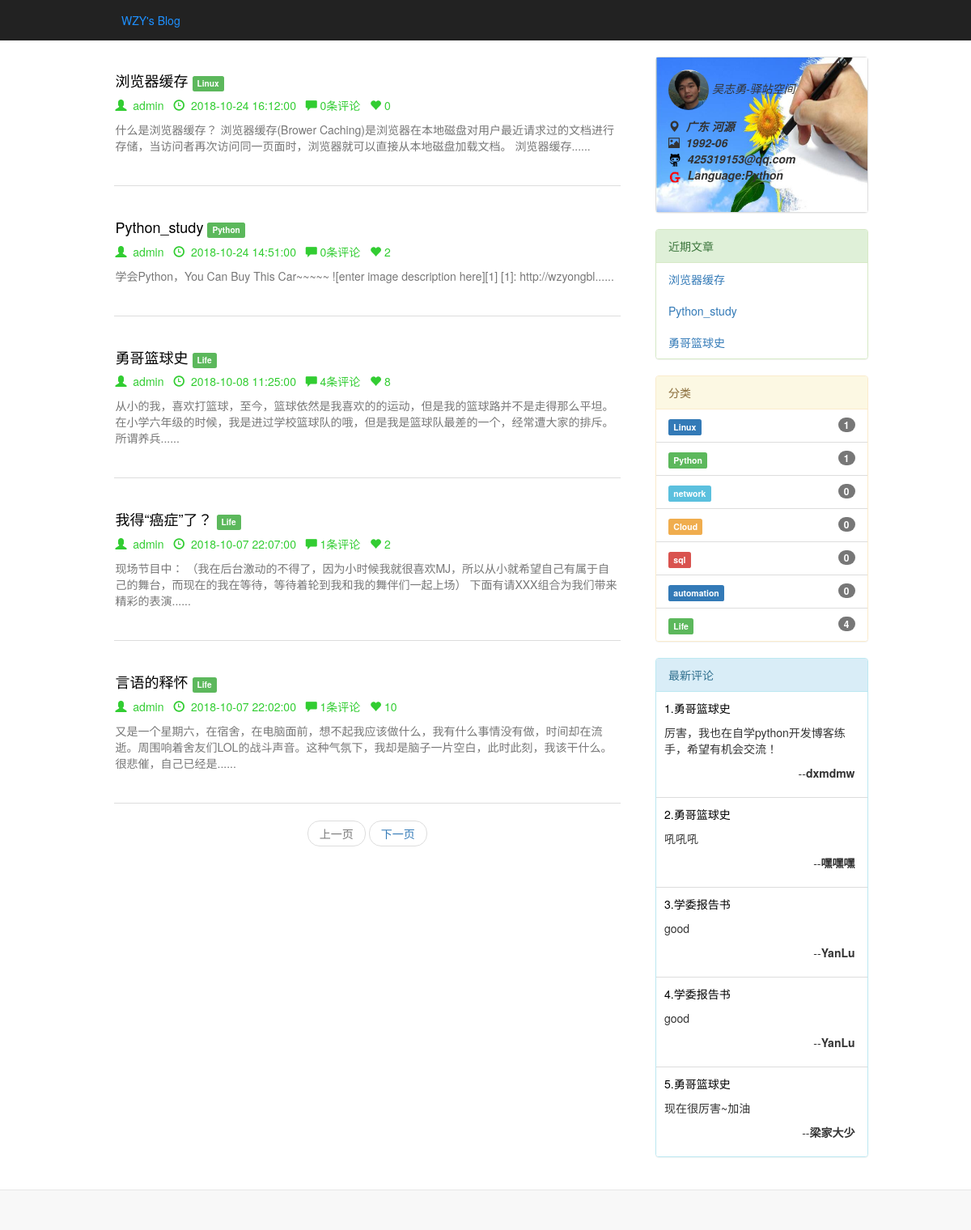
/blog/, run on an earlier commit of the app's database.
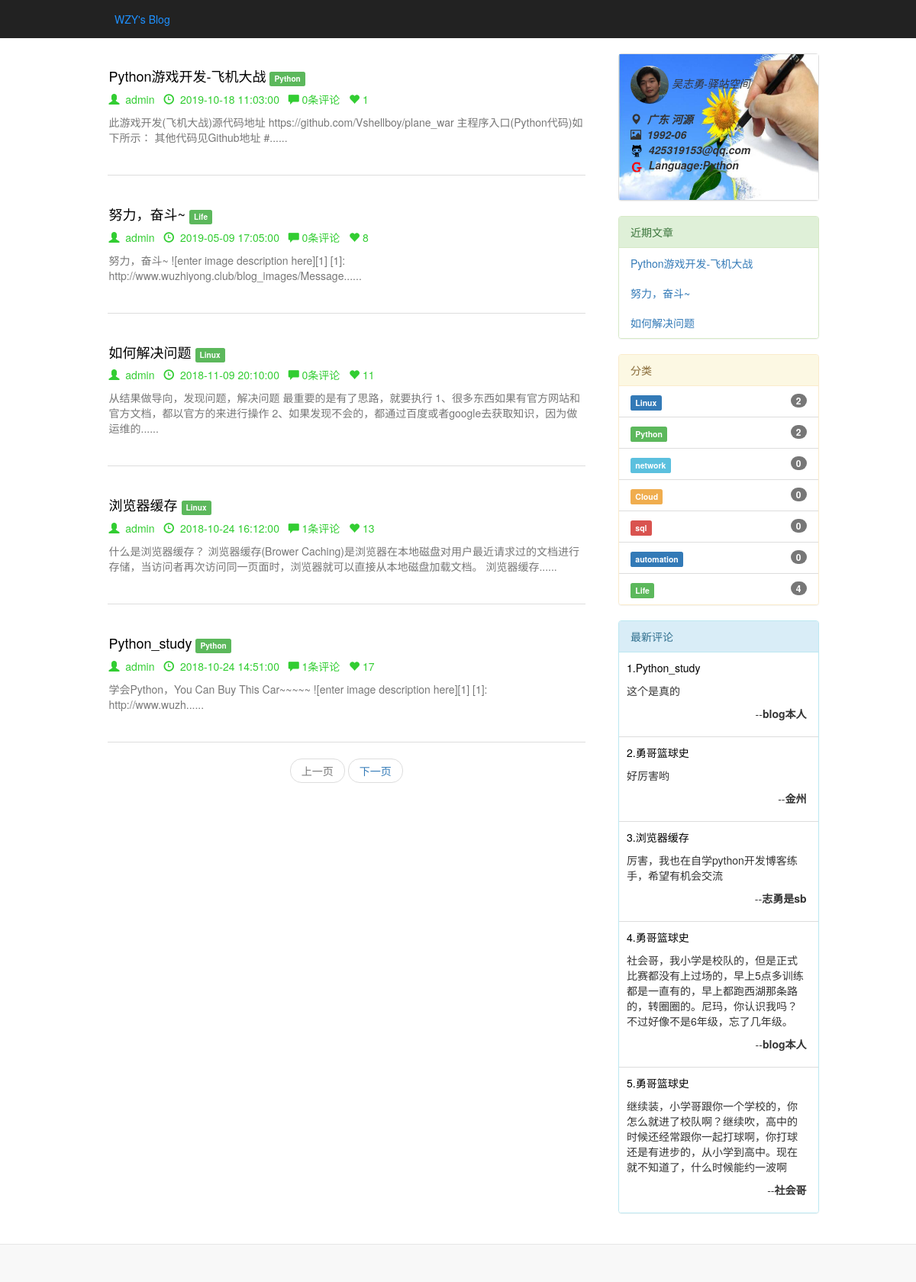
And on a later commit of the database.
### blog/models.py (models this page shows, shortened)
class Post(models.Model):
    STATUS_CHOICES = (
        ('draft', 'Draft'),
        ('published', 'Published'),
    )
    title = models.CharField(max_length=250)
    slug = models.SlugField(max_length=250, unique_for_date='publish')
    author = models.ForeignKey(User, related_name='blog_posts',on_delete=models.CASCADE)
    body = models.TextField()
    publish = models.DateTimeField(default=timezone.now)
    created = models.DateTimeField(auto_now_add=True)
    updated = models.DateTimeField(auto_now=True)
    status = models.CharField(max_length=10, choices=STATUS_CHOICES, default='draft')
    objects = models.Manager() # The default manager.
    published = PublishedManager() # The Dahl-specific manager.
    tags=models.ManyToManyField('Tag')
    likenum=models.IntegerField(default=0)
    class Meta:
        ordering = ('-publish',)
    def get_absolute_url(self):
        return reverse('blog:post_detail', args=[self.publish.year,
                                                 self.publish.strftime('%m'),
                                                 self.publish.strftime('%d'),
                                                 self.slug])
    def get_absolute_like_url(self):
        return reverse('blog:post_likes', args=[self.publish.year,
                                                 self.publish.strftime('%m'),
                                                 self.publish.strftime('%d'),
                                                 self.slug])

class Tag(models.Model):
    no=models.IntegerField(primary_key=True)
    name=models.CharField(max_length=80)
    created = models.DateTimeField(auto_now_add=True)
    class Meta:
        ordering=('created',)

class Comment(models.Model):
    post = models.ForeignKey(Post, related_name='comments',on_delete=models.CASCADE)
    name = models.CharField(max_length=80)
    body = models.TextField()
    created = models.DateTimeField(auto_now_add=True)
    updated = models.DateTimeField(auto_now=True)
    active = models.BooleanField(default=True)
    class Meta:
        ordering = ('-created',)

### blog/views.py (the view)
# urls.py: url(r'^tag/(?P<tag_no>.+)/$', views.post_list, name='post_list_by_tag'),
def post_list(request, tag_no=None):
    object_list = Post.published.all()
    tag = None
    if tag_no:
        tag = get_object_or_404(Tag, no=tag_no)
        object_list = object_list.filter(tags__in=[tag])
    paginator = Paginator(object_list, 5) # 3 posts in each page
    page = request.GET.get('page')
    try:
        posts = paginator.page(page)
    except PageNotAnInteger:
        posts = paginator.page(1)
    except EmptyPage:
        posts = paginator.page(paginator.num_pages)
    return render(request, 'blog/post/list1.html', {'page': page,
                                                   'posts': posts,
                                                   'tag': tag})

### blog/models.py (called while the page is built)
    def get_queryset(self):
        return super(PublishedManager, self).get_queryset().filter(status='published')

### blog/templatetags/blog_tags.py (called while the page is built)
@register.simple_tag
def Show_last_posts(count=3):
	if Post.published.count()<count:
		last_posts=Post.published.order_by('-publish')[::]
	else:
		last_posts=Post.published.order_by('-publish')[:count]
	return last_posts

@register.simple_tag
def Show_last_comments(count=5):
	if Comment.objects.all().count()<count:
		last_comments=Comment.objects.all().order_by('-created')[::]
	else:
		last_comments=Comment.objects.all().order_by('-created')[:count]
	return last_comments

@register.simple_tag
def get_tags_count():
	return Tag.objects.all().annotate(total_post=Count('post'))[::]

### blog/templatetags/custom_markdown.py (called while the page is built)
@register.filter
def get_mod(arg1,arg2):
	return arg1%int(arg2)

### blog/templates/blog/post/list1.html (shortened to what this page needs)
{% extends "blog/base1.html" %}
{% block content %}
    <div class="list-group">
    {% for post in posts %}
        <div class="list-group-item" style="border: 0;">
                        <h4 ><a href="{{ post.get_absolute_url }}" style="color:#000000;text-decoration: none;">{{ post.title }}</a>
                        <small>
                        {% for tag in post.tags.all %}
                        <span class="label label-success">{{ tag.name}}</span>
                        {% endfor %}
                        </small>
                        </h4>
                        <p style="color:#32CD32;" id="listtitle">
                            <span class="glyphicon glyphicon-user " style="color:#32CD32;"></span><span>&nbsp;&nbsp;{{ post.author }}&nbsp;&nbsp;</span>
                            <span class="glyphicon glyphicon-time" style="color:#32CD32;"></span><span>&nbsp;&nbsp;{{ post.publish|date:"Y-m-d H:i:s" }}&nbsp;&nbsp; </span>
                            <span id="AComment"><a href="{{ post.get_absolute_url }}#totalcomment" class="glyphicon glyphicon-comment"></a>&nbsp;{{post.comments.count}}条评论&nbsp;&nbsp;</span>
                            <span id="AClikenum"><a class="glyphicon glyphicon-heart" value="{{post.get_absolute_like_url}}"></a>&nbsp;<span id="likenum">{{post.likenum}}</span></span>
                        </p>
                        <p class="text-muted">
                        {{ post.body|slice:"100" }}......
                        </p>
        </div>
        <hr style="height:1px;border:none;border-top:1px solid #ddd;width:96%;" />
    {% endfor %}
    {% include "pagination1.html" with page=posts %}
    </div>
{% endblock %}

### blog/templates/blog/base1.html (shortened to what the changed rows need)
{% load blog_tags  %}
{% load custom_markdown  %}
{% load staticfiles %}
<!DOCTYPE html>
<html>
<head>
<link href="{% static "css/bootstrap-3.3.7-dist/css/bootstrap.min.css" %}" rel="stylesheet">
<link href="{% static "css/highlight/styles/monokai.css" %}" rel="stylesheet" >
<link href="{% static "css/blog1.css" %}" rel="stylesheet">
</head>
<body>
<div class="container-fluid" style="margin-top: 70px;margin-bottom: 70px;">
        <div class="col-md-7 col-md-offset-1">
            {% block content %}
            {% endblock %}
        </div>
        <div class="col-md-3 ">
            <div class="panel panel-success">
                {% Show_last_posts as show_posts %}
                <ul class="list-group">
                {% for post in show_posts %}
                  <li  class="list-group-item" style="border: 0;">
                       <a href="{{ post.get_absolute_url }}">{{ post.title }}</a>
                  </li>
                {% endfor %}
                </ul>
            </div>
            <div class="panel panel-warning">
                {% get_tags_count as tags_count %}
                <div class="list-group">
                {% for tag in tags_count %}
                    <a href="{% url "blog:post_list_by_tag" tag.no %}" class="list-group-item">
                       {% if forloop.counter|get_mod:"5" == 1 %}
                       <span class="label label-primary">{{ tag.name}}</span>
                       {% elif forloop.counter|get_mod:'5' == 2 %}
                       <span class="label label-success">{{ tag.name}}</span>
                       {% elif forloop.counter|get_mod:'5' == 3 %}
                       <span class="label label-info">{{ tag.name}}</span>
                       {% elif forloop.counter|get_mod:'5' == 4 %}
                       <span class="label label-warning">{{ tag.name}}</span>
                       {% elif forloop.counter|get_mod:'5' == 0 %}
                       <span class="label label-danger">{{ tag.name}}</span>
                       {%  endif %}
                       <span class="badge">{{ tag.total_post }}</span>
                    </a>
                {% endfor %}
                </div>
            </div>
            <div class="panel panel-info">
                {% Show_last_comments as show_comments %}
                <div class="list-group">
                {% for comment in show_comments %}
                    <div class="list-group-item comment" style="padding-left: 10px;">
                    <p class="info" id="Alist">
                    <a href="{{ comment.post.get_absolute_url }}">{{ forloop.counter }}.{{ comment.post.title }}</a>
                    </p>
                    <P>
                    {{ comment.body|linebreaks }}
                    </P>
                    <P style="text-align:right">
                     --<strong>{{comment.name}}</strong>
                    </P>
                    </div>
                {% endfor %}
                </div>
            </div>
        </div>
</div>
</body>
</html>

What changed in the data, as far as the page shows it:
no longer on this page (row unchanged): Post: title "勇哥篮球史", author "admin", publish "2018-10-08 11:25:00", comments.count "4", likenum "8", body "从小的我，喜欢打篮球，至今，篮球依然是我喜欢的的运动，但是我的篮球路并不是走得那么平坦。 在小学六年级的时候，我是进过学校篮球队的哦，但是我是篮球队最差的一个，经常遭大家的排斥。所谓养兵", Tag (name "Life")
removed Post: title "我得“癌症”了？", author "admin", publish "2018-10-07 22:07:00", comments.count "1", likenum "2", body "现场节目中： （我在后台激动的不得了，因为小时候我就很喜欢MJ，所以从小就希望自己有属于自己的舞台，而现在的我在等待，等待着轮到我和我的舞伴们一起上场） 下面有请XXX组合为我们带来精彩的表演", Tag (name "Life")
no longer on one of the page's lists (row edited): Post: title "浏览器缓存"
no longer on this page (row unchanged): Post: title "言语的释怀", author "admin", publish "2018-10-07 22:02:00", comments.count "1", likenum "10", body "又是一个星期六，在宿舍，在电脑面前，想不起我应该做什么，我有什么事情没有做，时间却在流逝。周围响着舍友们LOL的战斗声音。这种气氛下，我却是脑子一片空白，此时此刻，我该干什么。 很悲催，自己已经是", Tag (name "Life")
no longer on one of the page's lists (row edited): Post: title "Python_study"
no longer on this page (row unchanged): Comment: post "勇哥篮球史", body "厉害，我也在自学python开发博客练手，希望有机会交流！", name "dxmdmw"
no longer on this page (row unchanged): Comment: post "勇哥篮球史", body "吼吼吼", name "嘿嘿嘿"
no longer on this page (row unchanged): Comment: post "学委报告书", body "good", name "YanLu"
no longer on this page (row unchanged): Comment: post "学委报告书", body "good", name "YanLu"
no longer on this page (row unchanged): Comment: post "勇哥篮球史", body "现在很厉害~加油", name "梁家大少"
added Post: title "Python游戏开发-飞机大战", author "admin", publish "2019-10-18 11:03:00", comments.count "0", likenum "1", body "此游戏开发(飞机大战)源代码地址 https://github.com/Vshellboy/plane_war 主程序入口(Python代码)如下所示： 其他代码见Github地址 #", Tag (name "Python")
computed for Tag "Python": total_post "1" → "2"
added Post: title "努力，奋斗~", author "admin", publish "2019-05-09 17:05:00", comments.count "0", likenum "8", body "努力，奋斗~ ![enter image description here][1] [1]: http://www.wuzhiyong.club/blog_images/Message", Tag (name "Life")
added Post: title "如何解决问题", author "admin", publish "2018-11-09 20:10:00", comments.count "0", likenum "11", body "从结果做导向，发现问题，解决问题 最重要的是有了思路，就要执行 1、很多东西如果有官方网站和官方文档，都以官方的来进行操作 2、如果发现不会的，都通过百度或者google去获取知识，因为做运维的", Tag (name "Linux")
computed for Tag "Linux": total_post "1" → "2"
changed Post "浏览器缓存": comments.count "0" → "1"; likenum "0" → "13"
changed Post "Python_study": comments.count "0" → "1"; likenum "2" → "17"; body "学会Python，You Can Buy This Car~~~~~ ![enter image description here][1] [1]: http://wzyongbl" → "学会Python，You Can Buy This Car~~~~~ ![enter image description here][1] [1]: http://www.wuzh"
added Comment: post "Python_study", body "这个是真的", name "blog本人"
added Comment: post "勇哥篮球史", body "好厉害哟", name "金州"
added Comment: post "浏览器缓存", body "厉害，我也在自学python开发博客练手，希望有机会交流", name "志勇是sb"
added Comment: post "勇哥篮球史", body "社会哥，我小学是校队的，但是正式比赛都没有上过场的，早上5点多训练都是一直有的，早上都跑西湖那条路的，转圈圈的。尼玛，你认识我吗？不过好像不是6年级，忘了几年级。", name "blog本人"
added Comment: post "勇哥篮球史", body "继续装，小学哥跟你一个学校的，你怎么就进了校队啊？继续吹，高中的时候还经常跟你一起打球啊，你打球还是有进步的，从小学到高中。现在就不知道了，什么时候能约一波啊", name "社会哥"
